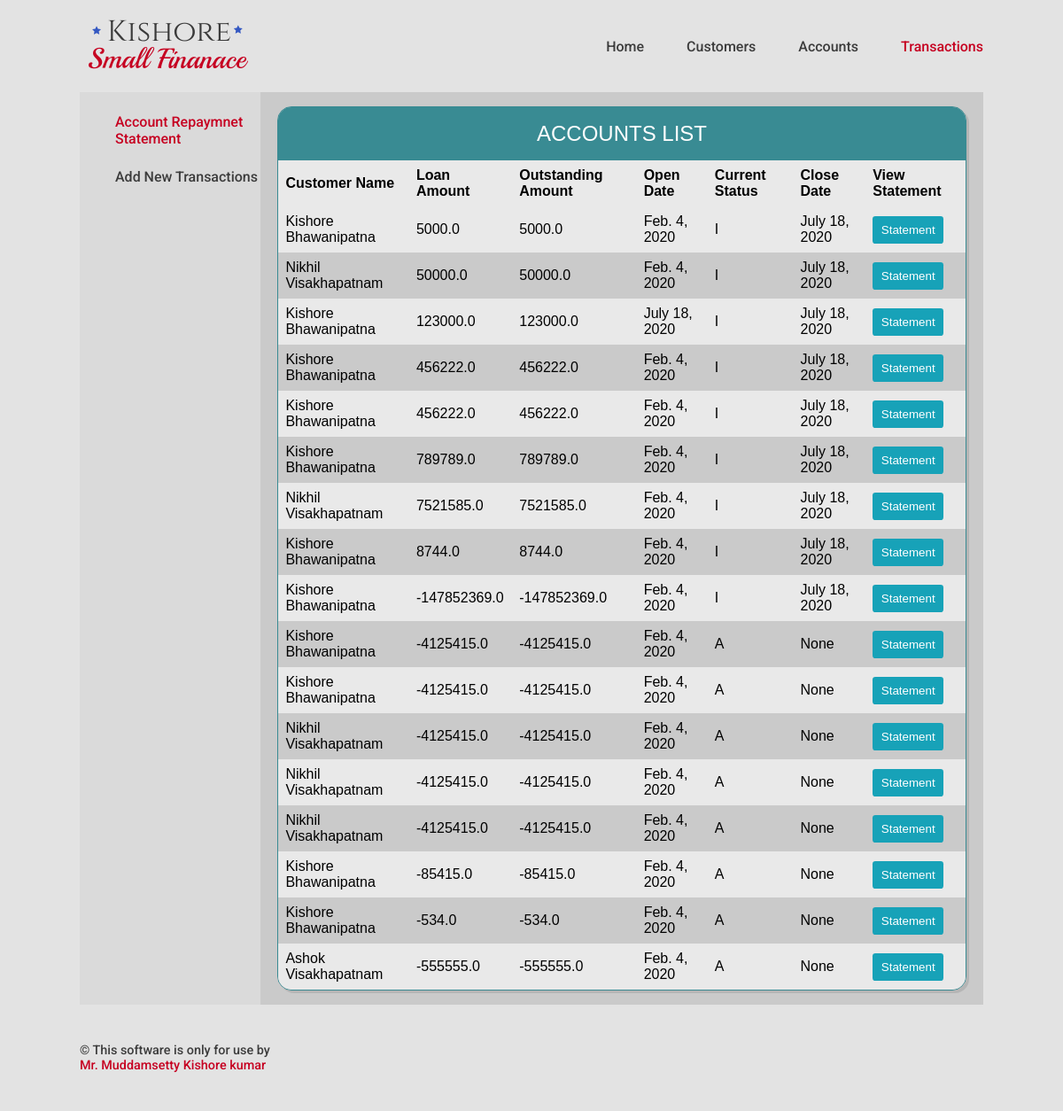
The app's page /transaction/, older data.
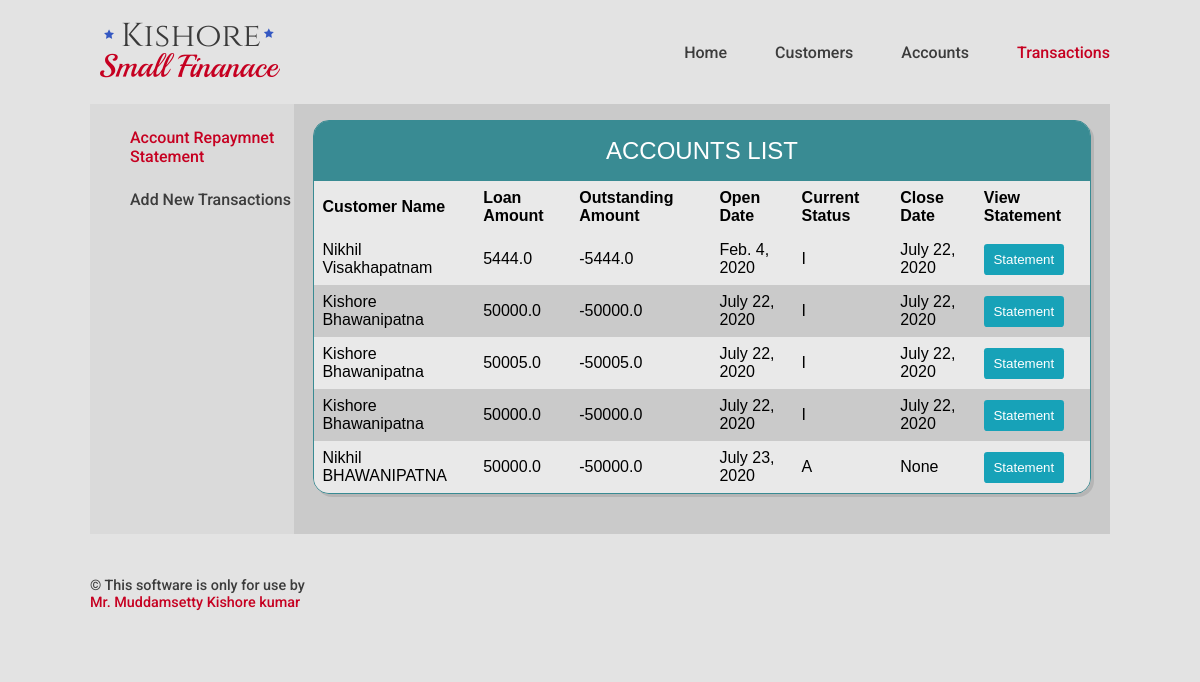
The same page, newer data.
### Accounts/models.py (models this page shows, shortened)
class Account(models.Model):
    ACTIVE = 'A'
    INACTIVE = 'I'
    ACTIVENESS_CHOICE = [
    (ACTIVE, 'Active'),
    (INACTIVE, 'Inactive'),
    ]
    loan_account_number = models.BigAutoField(primary_key=True)
    customer = models.ForeignKey(Customer,on_delete=models.PROTECT,db_index=True)
    loan_amount = models.FloatField(default=0)
    amount_credited_to_customer = models.FloatField(default=0)
    outstanding_amount = models.FloatField(null=True,blank=True,default=0)
    open_date = models.DateField(db_index=True)
    close_date = models.DateField(blank=True,null=True)
    current_Status = models.CharField(max_length=1,choices=ACTIVENESS_CHOICE,default=ACTIVE,db_index=True)

### Customers/models.py (models this page shows, shortened)
class Customer(models.Model):
    customer_id = models.AutoField(primary_key=True)
    customer_name = models.CharField(max_length=35,db_index=True)
    customer_phone_number = models.IntegerField(blank=True,null=True)
    customer_address_line_1 = models.CharField(max_length=40,blank=True, null=True)
    customer_address_line_2 = models.CharField(max_length=40,blank=True, null=True)
    customer_address_city = models.CharField(max_length=40,blank=True, null=True)
    def __str__(self):
        return '%s %s ' % (self.customer_name, self.customer_address_city)

### Transactions/views.py (the view)
# urls.py: path('',TransactionMainListView.as_view(), name='transaction_home'),
class TransactionMainListView(ListView):
    model = Account
    template_name = 'Transactions/transaction_account_list.html'
    fields = ['customer','loan_amount','outstanding_amount','open_date','current_Status','close_date']

### Template/Transactions/transaction_account_list.html (shortened to what this page needs)
<!DOCTYPE html>
{% extends "base.html" %}
{% block nav-Transactions %}
current-link
{% endblock %}
{% block main %}
<div class="main-column">
  <div class="col sub-navigation">
    <ul class="sub-navigation-ul">
      <li class="sub-navigation-li"><a class="sub-nav-link current-link" href="/transaction/">Account Repaymnet Statement</a></li>
      <li class="sub-navigation-li"><a class="sub-nav-link " href="/transaction/transact">Add New Transactions</a></li>
    </ul>
  </div>
  <div class="col main-data">
    <div class="table-display" cellspacing="0">
    <div class="table-header">Accounts List</div>
      <table>
        <thead>
          <tr class="row">
            <th class="row-10">Customer Name</th>
            <th class="row-10">Loan Amount</th>
            <th class="row-10">Outstanding Amount</th>
            <th class="row-10">Open Date</th>
            <th class="row-10">Current Status</th>
            <th class="row-10">Close Date</th>
            <th class="row-10">View Statement</th>
          </tr>
        </thead>
        <tbody>
        {% for account in account_list %}
          <tr>
            <td>{{account.customer}}</td>
            <td>{{account.loan_amount}}</td>
            <td>{{account.outstanding_amount}}</td>
            <td>{{account.open_date}}</td>
            <td>{{account.current_Status}}</td>
            <td>{{account.close_date}}</td>
            <td> <a href="accno/{{account.loan_account_number}}"> <button type="button" class="btn btn-option">Statement</button> </a> </td>
          </tr>
        {% empty %}
            <p>no customer yet.</p>
        {% endfor %}
        </tbody>
      </table>
    </div>
  </div>
</div>
{% endblock %}

Row changes from the older to the newer data that the page shows:
removed Account: customer "Kishore Bhawanipatna", loan_amount "5000.0", outstanding_amount "5000.0", open_date "Feb. 4, 2020", current_Status "I", close_date "July 18, 2020"
removed Account: customer "Nikhil Visakhapatnam", loan_amount "50000.0", outstanding_amount "50000.0", open_date "Feb. 4, 2020", current_Status "I", close_date "July 18, 2020"
removed Account: customer "Kishore Bhawanipatna", loan_amount "123000.0", outstanding_amount "123000.0", open_date "July 18, 2020", current_Status "I", close_date "July 18, 2020"
removed Account: customer "Kishore Bhawanipatna", loan_amount "456222.0", outstanding_amount "456222.0", open_date "Feb. 4, 2020", current_Status "I", close_date "July 18, 2020"
removed Account: customer "Kishore Bhawanipatna", loan_amount "456222.0", outstanding_amount "456222.0", open_date "Feb. 4, 2020", current_Status "I", close_date "July 18, 2020"
removed Account: customer "Kishore Bhawanipatna", loan_amount "789789.0", outstanding_amount "789789.0", open_date "Feb. 4, 2020", current_Status "I", close_date "July 18, 2020"
removed Account: customer "Nikhil Visakhapatnam", loan_amount "7521585.0", outstanding_amount "7521585.0", open_date "Feb. 4, 2020", current_Status "I", close_date "July 18, 2020"
removed Account: customer "Kishore Bhawanipatna", loan_amount "8744.0", outstanding_amount "8744.0", open_date "Feb. 4, 2020", current_Status "I", close_date "July 18, 2020"
removed Account: customer "Kishore Bhawanipatna", loan_amount "-147852369.0", outstanding_amount "-147852369.0", open_date "Feb. 4, 2020", current_Status "I", close_date "July 18, 2020"
removed Account: customer "Kishore Bhawanipatna", loan_amount "-4125415.0", outstanding_amount "-4125415.0", open_date "Feb. 4, 2020", current_Status "A", close_date "None"
removed Account: customer "Kishore Bhawanipatna", loan_amount "-4125415.0", outstanding_amount "-4125415.0", open_date "Feb. 4, 2020", current_Status "A", close_date "None"
removed Account: customer "Nikhil Visakhapatnam", loan_amount "-4125415.0", outstanding_amount "-4125415.0", open_date "Feb. 4, 2020", current_Status "A", close_date "None"
removed Account: customer "Nikhil Visakhapatnam", loan_amount "-4125415.0", outstanding_amount "-4125415.0", open_date "Feb. 4, 2020", current_Status "A", close_date "None"
removed Account: customer "Nikhil Visakhapatnam", loan_amount "-4125415.0", outstanding_amount "-4125415.0", open_date "Feb. 4, 2020", current_Status "A", close_date "None"
removed Account: customer "Kishore Bhawanipatna", loan_amount "-85415.0", outstanding_amount "-85415.0", open_date "Feb. 4, 2020", current_Status "A", close_date "None"
removed Account: customer "Kishore Bhawanipatna", loan_amount "-534.0", outstanding_amount "-534.0", open_date "Feb. 4, 2020", current_Status "A", close_date "None"
removed Account: customer "Ashok Visakhapatnam", loan_amount "-555555.0", outstanding_amount "-555555.0", open_date "Feb. 4, 2020", current_Status "A", close_date "None"
added Account: customer "Nikhil Visakhapatnam", loan_amount "5444.0", outstanding_amount "-5444.0", open_date "Feb. 4, 2020", current_Status "I", close_date "July 22, 2020"
added Account: customer "Kishore Bhawanipatna", loan_amount "50000.0", outstanding_amount "-50000.0", open_date "July 22, 2020", current_Status "I", close_date "July 22, 2020"
added Account: customer "Kishore Bhawanipatna", loan_amount "50005.0", outstanding_amount "-50005.0", open_date "July 22, 2020", current_Status "I", close_date "July 22, 2020"
added Account: customer "Kishore Bhawanipatna", loan_amount "50000.0", outstanding_amount "-50000.0", open_date "July 22, 2020", current_Status "I", close_date "July 22, 2020"
added Account: customer "Nikhil BHAWANIPATNA", loan_amount "50000.0", outstanding_amount "-50000.0", open_date "July 23, 2020", current_Status "A", close_date "None"
